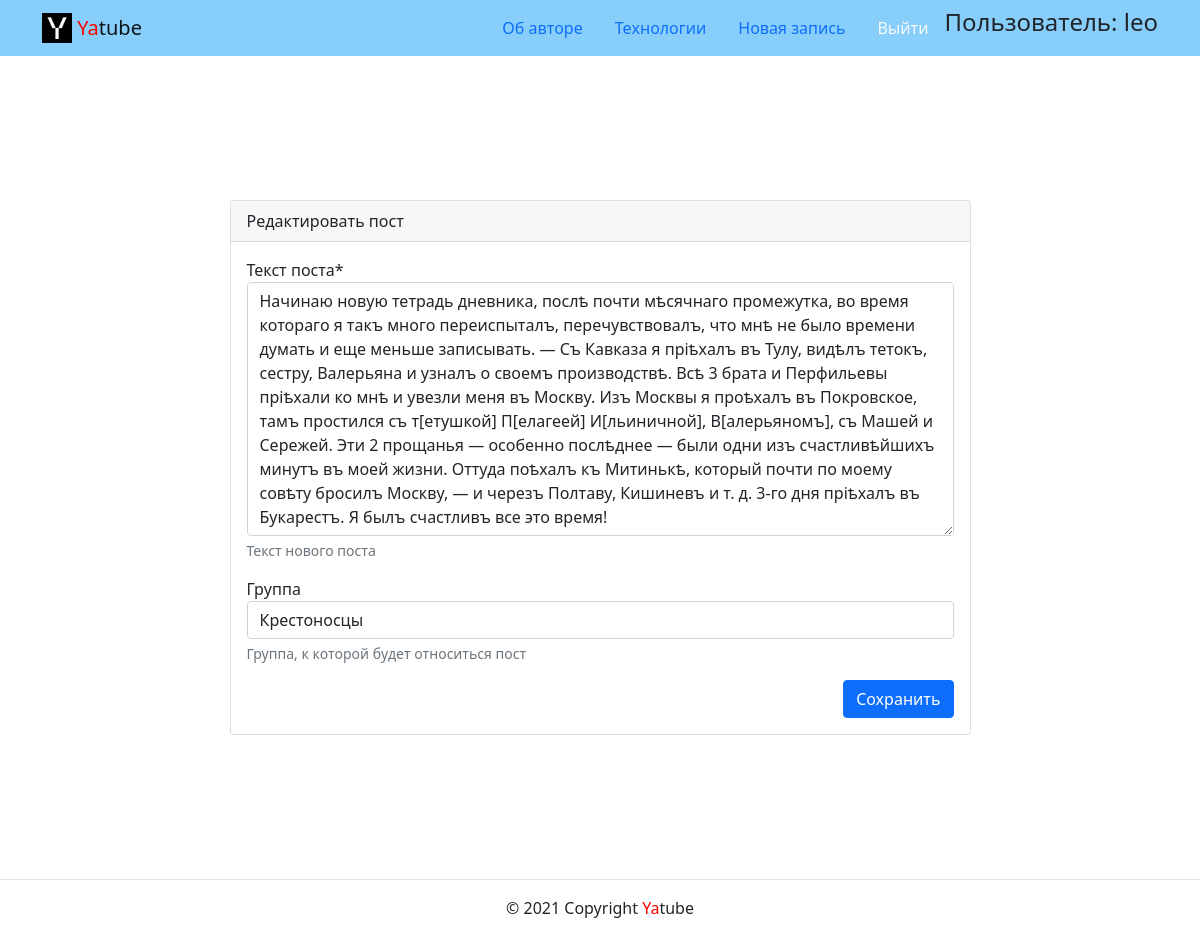
The page /posts/2/edit/ (signed in) on the database as committed earlier.
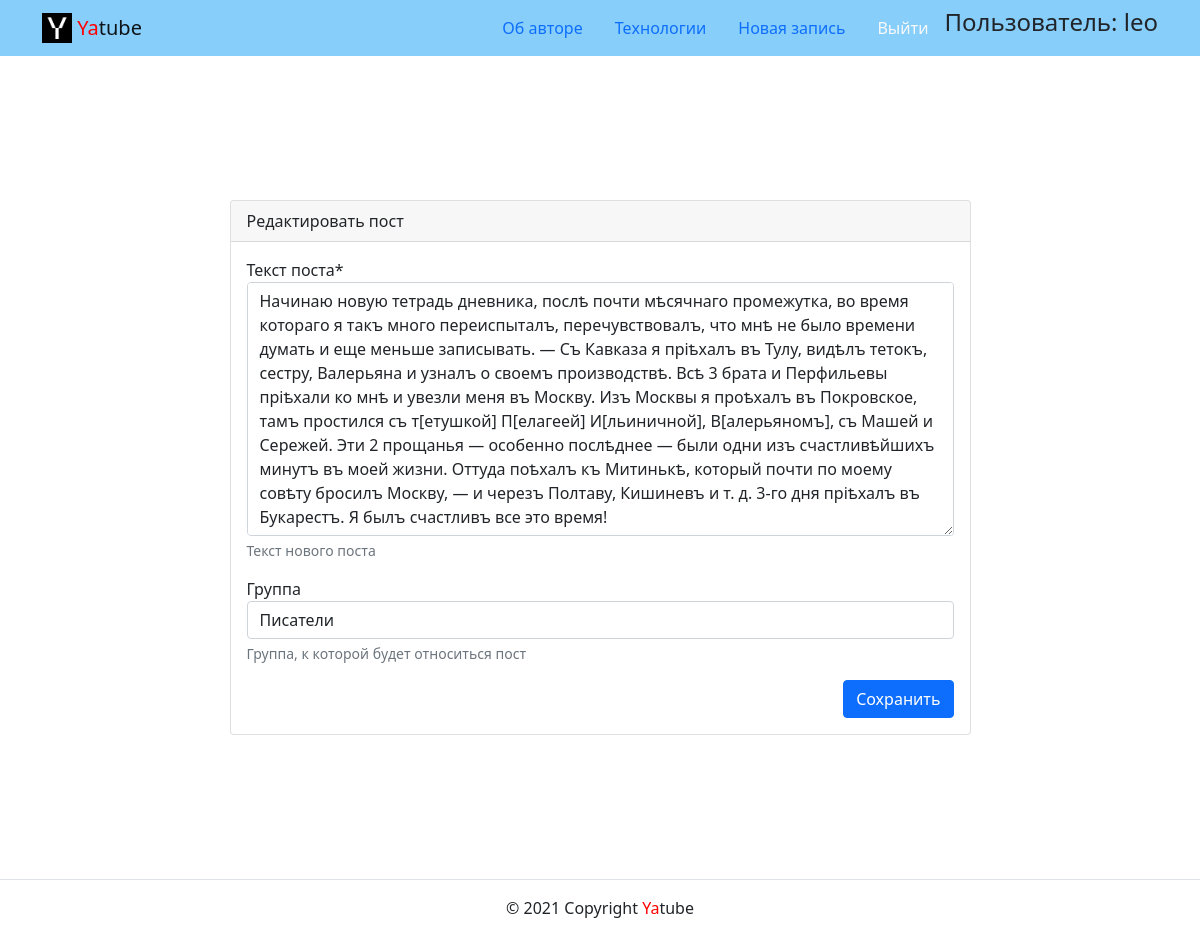
The same page on the database as committed later.
### posts/models.py (models this page shows, shortened)
class Post(models.Model):
    text = models.TextField(
        verbose_name='Текст поста*', help_text='Текст нового поста'
    )
    pub_date = models.DateTimeField(
        auto_now_add=True, verbose_name='Дата публикации')
    group = models.ForeignKey(
        'Group',
        on_delete=models.SET_NULL,
        blank=True, null=True,
        max_length=255,
        related_name='posts',
        verbose_name='Группа',
        help_text='Группа, к которой будет относиться пост'
    )
    author = models.ForeignKey(
        User,
        on_delete=models.CASCADE,
        related_name='posts',
        verbose_name='Автор'
    )
    class Meta:
        ordering = ['-pub_date']

### posts/views.py (the view)
# urls.py: path('posts/<int:post_id>/edit/', views.post_edit, name='post_edit'),
def post_edit(request, post_id):
    post = get_object_or_404(Post, pk=post_id, author=request.user)
    if request.method != 'POST':
        form = PostForm(instance=post)
    else:
        form = PostForm(instance=post, data=request.POST)
        if form.is_valid():
            form.save()
            return redirect('posts:post_detail', post_id=post_id)
    context = {
        'form': form,
        'post': post,
    }
    return render(request, 'posts/create_post.html', context)

### posts/forms.py
class PostForm(forms.ModelForm):
    class Meta:
        model = Post
        fields = ['text', 'group']

### core/context_processors/year.py (called while the page is built)
def year(request):
    return {
        'year': datetime.datetime.today().year,
    }

### core/templatetags/user_filters.py (called while the page is built)
@register.filter
def addclass(field, css):
    return field.as_widget(attrs={'class': css})

### posts/models.py (called while the page is built)
    def __str__(self):
        return str(self.title)

### templates/posts/create_post.html (shortened to what this page needs)
{% extends 'base.html' %}
{% block content %}
<div class="container py-5">
  <div class="row justify-content-center">
    <div class="col-md-9 p-5">
      <div class="card">
        <div class="card-header">
          {% load user_filters%}
          {% if not post %}
          Новый пост
          {% else %}
          Редактировать пост
          {% endif %}
        </div>
        <div class="card-body">
          <form method="post"
            action={% if post %}"{% url 'posts:post_edit' post_id=post.pk %}"{% else %}"{% url 'posts:create_post' %}"{% endif %}>
            {% for field in form %}
            <div class="form-group">
              {{ field.label }}
              {{ field|addclass:"form-control" }}
              {% if field.help_text %}
              <p class="form-text text-muted">{{ field.help_text }}</p>
              {% endif %}
            </div>
            {% endfor %}
            <div class="d-flex justify-content-end">
              <button type="submit" class="btn btn-primary">
                {% if post %}
                Сохранить
                {% else %}
                Добавить
                {% endif %}
              </button>
            </div>
          </form>
        </div>
      </div>
    </div>
  </div>
</div>
{% endblock %}

Rows that differ between the two databases and show on the page:
changed Post: group "Крестоносцы" → "Писатели"
